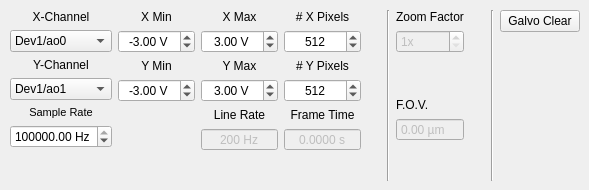
    <widget class="QWidget" name="scanSetupTab">
     <attribute name="title">
      <string>Scan Setup</string>
     </attribute>
     <widget class="QWidget" name="gridLayoutWidget_4">
      <property name="geometry">
       <rect>
        <x>10</x>
        <y>10</y>
        <width>570</width>
        <height>171</height>
       </rect>
      </property>
      <layout class="QGridLayout" name="gridLayout_15">
       <item row="0" column="0">
        <layout class="QVBoxLayout">
         <property name="spacing">
          <number>6</number>
         </property>
         <property name="margin">
          <number>0</number>
         </property>
         <item>
          <widget class="QLabel" name="label_9">
           <property name="text">
            <string>X-Channel</string>
           </property>
           <property name="alignment">
            <set>Qt::AlignBottom|Qt::AlignHCenter</set>
           </property>
          </widget>
         </item>
         <item>
          <widget class="QComboBox" name="comboBox_xChannel">
           <property name="currentIndex">
            <number>2</number>
           </property>
           <item>
            <property name="text">
             <string>Browse...</string>
            </property>
           </item>
           <item>
            <property name="text">
             <string>Filter...</string>
            </property>
           </item>
           <item>
            <property name="text">
             <string>Dev1/ao0</string>
            </property>
           </item>
           <item>
            <property name="text">
             <string>Dev1/ao1</string>
            </property>
           </item>
           <item>
            <property name="text">
             <string>Dev1/ao2</string>
            </property>
           </item>
           <item>
            <property name="text">
             <string>Dev1/ao3</string>
            </property>
           </item>
           <item>
            <property name="text">
             <string>Dev2/ao0</string>
            </property>
           </item>
           <item>
            <property name="text">
             <string>Dev2/ao1</string>
            </property>
           </item>
           <item>
            <property name="text">
             <string>Dev2/ao2</string>
            </property>
           </item>
           <item>
            <property name="text">
             <string>Dev2/ao3</string>
            </property>
           </item>
          </widget>
         </item>
         <item>
          <layout class="QVBoxLayout">
           <property name="spacing">
            <number>6</number>
           </property>
           <property name="margin">
            <number>0</number>
           </property>
           <item>
            <widget class="QLabel" name="label_13">
             <property name="text">
              <string>Y-Channel</string>
             </property>
             <property name="alignment">
              <set>Qt::AlignBottom|Qt::AlignHCenter</set>
             </property>
            </widget>
           </item>
           <item>
            <widget class="QComboBox" name="comboBox_yChannel">
             <property name="currentIndex">
              <number>3</number>
             </property>
             <item>
              <property name="text">
               <string>Browse...</string>
              </property>
             </item>
             <item>
              <property name="text">
               <string>Filter...</string>
              </property>
             </item>
             <item>
              <property name="text">
               <string>Dev1/ao0</string>
              </property>
             </item>
             <item>
              <property name="text">
               <string>Dev1/ao1</string>
              </property>
             </item>
             <item>
              <property name="text">
               <string>Dev1/ao2</string>
              </property>
             </item>
             <item>
              <property name="text">
               <string>Dev1/ao3</string>
              </property>
             </item>
             <item>
              <property name="text">
               <string>Dev2/ao0</string>
              </property>
             </item>
             <item>
              <property name="text">
               <string>Dev2/ao1</string>
              </property>
             </item>
             <item>
              <property name="text">
               <string>Dev2/ao2</string>
              </property>
             </item>
             <item>
              <property name="text">
               <string>Dev2/ao3</string>
              </property>
             </item>
            </widget>
           </item>
           <item>
            <layout class="QVBoxLayout">
             <property name="spacing">
              <number>6</number>
             </property>
             <property name="sizeConstraint">
              <enum>QLayout::SetNoConstraint</enum>
             </property>
             <property name="margin">
              <number>0</number>
             </property>
             <item>
              <widget class="QLabel" name="label_26">
               <property name="text">
                <string>&lt;!DOCTYPE HTML PUBLIC &quot;-//W3C//DTD HTML 4.0//EN&quot; &quot;http://www.w3.org/TR/REC-html40/strict.dtd&quot;&gt;
&lt;html&gt;&lt;head&gt;&lt;meta name=&quot;qrichtext&quot; content=&quot;1&quot; /&gt;&lt;style type=&quot;text/css&quot;&gt;
p, li { white-space: pre-wrap; }
&lt;/style&gt;&lt;/head&gt;&lt;body style=&quot; font-family:'MS Shell Dlg 2'; font-size:8.25pt; font-weight:400; font-style:normal;&quot;&gt;
&lt;p style=&quot; margin-top:0px; margin-bottom:0px; margin-left:0px; margin-right:0px; -qt-block-indent:0; text-indent:0px;&quot;&gt;&lt;span style=&quot; font-size:8pt;&quot;&gt;Sample Rate&lt;/span&gt;&lt;/p&gt;&lt;/body&gt;&lt;/html&gt;</string>
               </property>
               <property name="alignment">
                <set>Qt::AlignCenter</set>
               </property>
              </widget>
             </item>
             <item>
              <widget class="QDoubleSpinBox" name="doubleSpinBox_SampleRate">
               <property name="enabled">
                <bool>true</bool>
               </property>
               <property name="sizePolicy">
                <sizepolicy hsizetype="MinimumExpanding" vsizetype="Fixed">
                 <horstretch>0</horstretch>
                 <verstretch>0</verstretch>
                </sizepolicy>
               </property>
               <property name="suffix">
                <string> Hz</string>
               </property>
               <property name="maximum">
                <double>500000.000000000000000</double>
               </property>
               <property name="singleStep">
                <double>1000.000000000000000</double>
               </property>
               <property name="value">
                <double>450000.000000000000000</double>
               </property>
              </widget>
             </item>
             <item>
              <spacer name="verticalSpacer_9">
               <property name="orientation">
                <enum>Qt::Vertical</enum>
               </property>
               <property name="sizeHint" stdset="0">
                <size>
                 <width>20</width>
                 <height>40</height>
                </size>
               </property>
              </spacer>
             </item>
            </layout>
           </item>
          </layout>
         </item>
        </layout>
       </item>
       <item row="0" column="1">
        <layout class="QVBoxLayout" name="verticalLayout_3">
         <item>
          <widget class="QLabel" name="label_10">
           <property name="text">
            <string>X Min</string>
           </property>
           <property name="alignment">
            <set>Qt::AlignBottom|Qt::AlignHCenter</set>
           </property>
          </widget>
         </item>
         <item>
          <widget class="QDoubleSpinBox" name="doubleSpinBox_xMinVolts">
           <property name="minimumSize">
            <size>
             <width>77</width>
             <height>0</height>
            </size>
           </property>
           <property name="alignment">
            <set>Qt::AlignHCenter</set>
           </property>
           <property name="prefix">
            <string/>
           </property>
           <property name="suffix">
            <string> V</string>
           </property>
           <property name="minimum">
            <double>-5.000000000000000</double>
           </property>
           <property name="maximum">
            <double>5.000000000000000</double>
           </property>
           <property name="value">
            <double>-3.000000000000000</double>
           </property>
          </widget>
         </item>
         <item>
          <widget class="QLabel" name="label_14">
           <property name="text">
            <string>Y Min</string>
           </property>
           <property name="alignment">
            <set>Qt::AlignBottom|Qt::AlignHCenter</set>
           </property>
          </widget>
         </item>
         <item>
          <widget class="QDoubleSpinBox" name="doubleSpinBox_yMinVolts">
           <property name="alignment">
            <set>Qt::AlignHCenter</set>
           </property>
           <property name="suffix">
            <string> V</string>
           </property>
           <property name="minimum">
            <double>-5.000000000000000</double>
           </property>
           <property name="maximum">
            <double>5.000000000000000</double>
           </property>
           <property name="value">
            <double>-3.000000000000000</double>
           </property>
          </widget>
         </item>
         <item>
          <spacer name="verticalSpacer_8">
           <property name="orientation">
            <enum>Qt::Vertical</enum>
           </property>
           <property name="sizeHint" stdset="0">
            <size>
             <width>20</width>
             <height>40</height>
            </size>
           </property>
          </spacer>
         </item>
        </layout>
       </item>
       <item row="0" column="2">
        <layout class="QVBoxLayout">
         <property name="spacing">
          <number>6</number>
         </property>
         <property name="margin">
          <number>0</number>
         </property>
         <item>
          <widget class="QLabel" name="label_11">
           <property name="text">
            <string>X Max</string>
           </property>
           <property name="alignment">
            <set>Qt::AlignBottom|Qt::AlignHCenter</set>
           </property>
          </widget>
         </item>
         <item>
          <widget class="QDoubleSpinBox" name="doubleSpinBox_xMaxVolts">
           <property name="minimumSize">
            <size>
             <width>77</width>
             <height>0</height>
            </size>
           </property>
           <property name="alignment">
            <set>Qt::AlignHCenter</set>
           </property>
           <property name="suffix">
            <string> V</string>
           </property>
           <property name="minimum">
            <double>-5.000000000000000</double>
           </property>
           <property name="maximum">
            <double>5.000000000000000</double>
           </property>
           <property name="value">
            <double>3.000000000000000</double>
           </property>
          </widget>
         </item>
         <item>
          <layout class="QVBoxLayout">
           <property name="spacing">
            <number>6</number>
           </property>
           <property name="margin">
            <number>0</number>
           </property>
           <item>
            <widget class="QLabel" name="label_15">
             <property name="text">
              <string>Y Max</string>
             </property>
             <property name="alignment">
              <set>Qt::AlignBottom|Qt::AlignHCenter</set>
             </property>
            </widget>
           </item>
           <item>
            <widget class="QDoubleSpinBox" name="doubleSpinBox_yMaxVolts">
             <property name="alignment">
              <set>Qt::AlignHCenter</set>
             </property>
             <property name="suffix">
              <string> V</string>
             </property>
             <property name="minimum">
              <double>-5.000000000000000</double>
             </property>
             <property name="maximum">
              <double>5.000000000000000</double>
             </property>
             <property name="value">
              <double>3.000000000000000</double>
             </property>
            </widget>
           </item>
           <item>
            <layout class="QVBoxLayout">
             <property name="spacing">
              <number>6</number>
             </property>
             <property name="margin">
              <number>0</number>
             </property>
             <item>
              <widget class="QLabel" name="label_28">
               <property name="text">
                <string>Line Rate</string>
               </property>
               <property name="alignment">
                <set>Qt::AlignCenter</set>
               </property>
              </widget>
             </item>
             <item>
              <widget class="QSpinBox" name="spinBox_LineRate">
               <property name="enabled">
                <bool>false</bool>
               </property>
               <property name="alignment">
                <set>Qt::AlignCenter</set>
               </property>
               <property name="readOnly">
                <bool>true</bool>
               </property>
               <property name="buttonSymbols">
                <enum>QAbstractSpinBox::NoButtons</enum>
               </property>
               <property name="suffix">
                <string> Hz</string>
               </property>
               <property name="maximum">
                <number>100000000</number>
               </property>
               <property name="value">
                <number>200</number>
               </property>
              </widget>
             </item>
             <item>
              <spacer name="verticalSpacer_10">
               <property name="orientation">
                <enum>Qt::Vertical</enum>
               </property>
               <property name="sizeHint" stdset="0">
                <size>
                 <width>20</width>
                 <height>40</height>
                </size>
               </property>
              </spacer>
             </item>
            </layout>
           </item>
          </layout>
         </item>
        </layout>
       </item>
       <item row="0" column="3">
        <layout class="QVBoxLayout">
         <property name="spacing">
          <number>6</number>
         </property>
         <property name="margin">
          <number>0</number>
         </property>
         <item>
          <widget class="QLabel" name="label_12">
           <property name="text">
            <string># X Pixels</string>
           </property>
           <property name="alignment">
            <set>Qt::AlignBottom|Qt::AlignHCenter</set>
           </property>
          </widget>
         </item>
         <item>
          <widget class="QSpinBox" name="spinBox_numXPx">
           <property name="minimumSize">
            <size>
             <width>77</width>
             <height>0</height>
            </size>
           </property>
           <property name="alignment">
            <set>Qt::AlignHCenter</set>
           </property>
           <property name="minimum">
            <number>1</number>
           </property>
           <property name="maximum">
            <number>2048</number>
           </property>
           <property name="value">
            <number>512</number>
           </property>
          </widget>
         </item>
         <item>
          <layout class="QVBoxLayout">
           <property name="spacing">
            <number>6</number>
           </property>
           <property name="margin">
            <number>0</number>
           </property>
           <item>
            <widget class="QLabel" name="label_16">
             <property name="text">
              <string># Y Pixels</string>
             </property>
             <property name="alignment">
              <set>Qt::AlignBottom|Qt::AlignHCenter</set>
             </property>
            </widget>
           </item>
           <item>
            <widget class="QSpinBox" name="spinBox_numYPx">
             <property name="alignment">
              <set>Qt::AlignHCenter</set>
             </property>
             <property name="minimum">
              <number>1</number>
             </property>
             <property name="maximum">
              <number>2048</number>
             </property>
             <property name="value">
              <number>512</number>
             </property>
            </widget>
           </item>
           <item>
            <layout class="QVBoxLayout">
             <property name="spacing">
              <number>6</number>
             </property>
             <property name="margin">
              <number>0</number>
             </property>
             <item>
              <widget class="QLabel" name="label_27">
               <property name="text">
                <string>Frame Time</string>
               </property>
               <property name="alignment">
                <set>Qt::AlignCenter</set>
               </property>
              </widget>
             </item>
             <item>
              <widget class="QDoubleSpinBox" name="doubleSpinBox_frametime">
               <property name="enabled">
                <bool>false</bool>
               </property>
               <property name="alignment">
                <set>Qt::AlignCenter</set>
               </property>
               <property name="readOnly">
                <bool>true</bool>
               </property>
               <property name="buttonSymbols">
                <enum>QAbstractSpinBox::NoButtons</enum>
               </property>
               <property name="suffix">
                <string> s</string>
               </property>
               <property name="decimals">
                <number>4</number>
               </property>
               <property name="maximum">
                <double>100.000000000000000</double>
               </property>
               <property name="singleStep">
                <double>0.010000000000000</double>
               </property>
              </widget>
             </item>
             <item>
              <spacer name="verticalSpacer_11">
               <property name="orientation">
                <enum>Qt::Vertical</enum>
               </property>
               <property name="sizeHint" stdset="0">
                <size>
                 <width>20</width>
                 <height>40</height>
                </size>
               </property>
              </spacer>
             </item>
            </layout>
           </item>
          </layout>
         </item>
        </layout>
       </item>
       <item row="0" column="6">
        <layout class="QGridLayout" name="gridLayout_12">
         <item row="0" column="0">
          <widget class="QLabel" name="label_19">
           <property name="text">
            <string>Zoom Factor</string>
           </property>
          </widget>
         </item>
         <item row="1" column="0">
          <widget class="QSpinBox" name="spinBox_ZoomFactor">
           <property name="enabled">
            <bool>false</bool>
           </property>
           <property name="sizePolicy">
            <sizepolicy hsizetype="Preferred" vsizetype="Preferred">
             <horstretch>0</horstretch>
             <verstretch>0</verstretch>
            </sizepolicy>
           </property>
           <property name="suffix">
            <string>x</string>
           </property>
           <property name="minimum">
            <number>1</number>
           </property>
           <property name="maximum">
            <number>20</number>
           </property>
          </widget>
         </item>
         <item row="3" column="0">
          <widget class="QLabel" name="label_70">
           <property name="text">
            <string>F.O.V.</string>
           </property>
          </widget>
         </item>
         <item row="5" column="0">
          <widget class="QDoubleSpinBox" name="doubleSpinBox_FOV">
           <property name="enabled">
            <bool>false</bool>
           </property>
           <property name="sizePolicy">
            <sizepolicy hsizetype="Preferred" vsizetype="Preferred">
             <horstretch>0</horstretch>
             <verstretch>0</verstretch>
            </sizepolicy>
           </property>
           <property name="frame">
            <bool>true</bool>
           </property>
           <property name="readOnly">
            <bool>true</bool>
           </property>
           <property name="buttonSymbols">
            <enum>QAbstractSpinBox::NoButtons</enum>
           </property>
           <property name="suffix">
            <string> µm</string>
           </property>
          </widget>
         </item>
         <item row="2" column="0">
          <spacer name="verticalSpacer_13">
           <property name="orientation">
            <enum>Qt::Vertical</enum>
           </property>
           <property name="sizeHint" stdset="0">
            <size>
             <width>20</width>
             <height>40</height>
            </size>
           </property>
          </spacer>
         </item>
         <item row="6" column="0">
          <spacer name="verticalSpacer_14">
           <property name="orientation">
            <enum>Qt::Vertical</enum>
           </property>
           <property name="sizeHint" stdset="0">
            <size>
             <width>20</width>
             <height>40</height>
            </size>
           </property>
          </spacer>
         </item>
        </layout>
       </item>
       <item row="0" column="4">
        <spacer name="horizontalSpacer_2">
         <property name="orientation">
          <enum>Qt::Horizontal</enum>
         </property>
         <property name="sizeHint" stdset="0">
          <size>
           <width>40</width>
           <height>20</height>
          </size>
         </property>
        </spacer>
       </item>
       <item row="0" column="9">
        <layout class="QVBoxLayout" name="verticalLayout_4">
         <item>
          <widget class="QPushButton" name="pushButton_RotateGalvos">
           <property name="font">
            <font>
             <pointsize>9</pointsize>
             <strikeout>false</strikeout>
             <kerning>true</kerning>
            </font>
           </property>
           <property name="text">
            <string>Galvo Clear</string>
           </property>
           <property name="iconSize">
            <size>
             <width>15</width>
             <height>15</height>
            </size>
           </property>
          </widget>
         </item>
         <item>
          <spacer name="verticalSpacer_12">
           <property name="orientation">
            <enum>Qt::Vertical</enum>
           </property>
           <property name="sizeHint" stdset="0">
            <size>
             <width>20</width>
             <height>40</height>
            </size>
           </property>
          </spacer>
         </item>
        </layout>
       </item>
       <item row="0" column="7">
        <spacer name="horizontalSpacer_4">
         <property name="orientation">
          <enum>Qt::Horizontal</enum>
         </property>
         <property name="sizeHint" stdset="0">
          <size>
           <width>40</width>
           <height>20</height>
          </size>
         </property>
        </spacer>
       </item>
       <item row="0" column="5">
        <widget class="Line" name="line">
         <property name="orientation">
          <enum>Qt::Vertical</enum>
         </property>
        </widget>
       </item>
       <item row="0" column="8">
        <widget class="Line" name="line_2">
         <property name="orientation">
          <enum>Qt::Vertical</enum>
         </property>
        </widget>
       </item>
      </layout>
     </widget>
    </widget>
